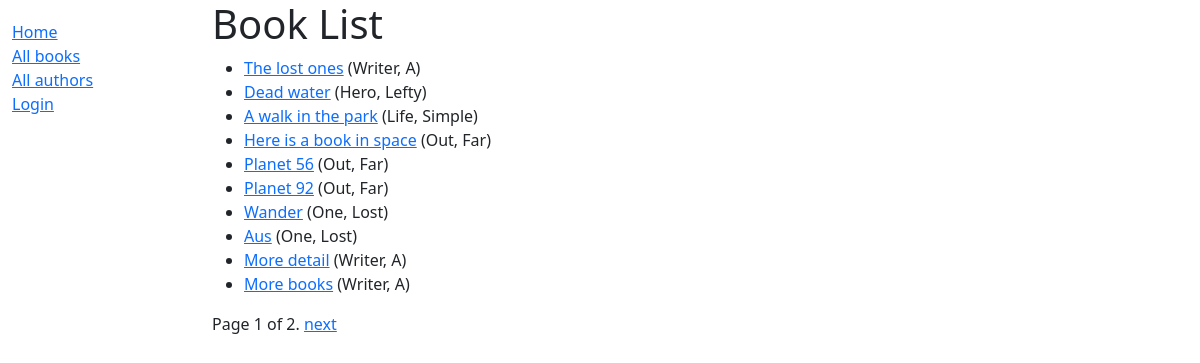
/catalog/books/, run on the app's committed database.
### catalog/models.py (models this page shows, shortened)
class Book(models.Model):
    title = models.CharField(max_length=200)
    author = models.ForeignKey('Author', on_delete=models.RESTRICT, null=True)
    language = models.ForeignKey('Language', on_delete=models.SET_NULL, null=True)
    summary = models.TextField(
        max_length=1000, help_text="Enter a brief description of the book")
    isbn = models.CharField('ISBN', max_length=13,
                            unique=True,
                            help_text='13 Character <a href="https://www.isbn-international.org/content/what-isbn'
                                      '">ISBN number</a>')
    genre = models.ManyToManyField(
        Genre, help_text="Select a genre for this book")
    def get_absolute_url(self):
        return reverse('book-detail', args=[str(self.id)])
    def display_genre(self):
        """Create a string for the Genre. This is required to display genre in Admin."""
        return ', '.join(genre.name for genre in self.genre.all()[:3])
    display_genre.short_description = 'Genre'

class Author(models.Model):
    first_name = models.CharField(max_length=100)
    last_name = models.CharField(max_length=100)
    date_of_birth = models.DateField(null=True, blank=True)
    date_of_death = models.DateField('Died', null=True, blank=True)
    class Meta:
        ordering = ['last_name', 'first_name']
    def __str__(self):
        return f'{self.last_name}, {self.first_name}'

### catalog/views.py (the view)
# urls.py: path('books/', views.BookListView.as_view(), name='books'),
class BookListView(generic.ListView):
    model = Book
    paginate_by = 10

### catalog/templates/catalog/book_list.html
{% extends "base_generic.html" %}
{% block content %}
  <h1>Book List</h1>
  {% if book_list %}
    <ul>
      {% for book in book_list %}
      <li>
        <a href="{{ book.get_absolute_url }}">{{ book.title }}</a>
        ({{book.author}})
      </li>
      {% endfor %}
    </ul>
  {% else %}
    <p>There are no books in the library.</p>
  {% endif %}
{% endblock %}

### catalog/templates/base_generic.html (shortened to what this page needs)
<!DOCTYPE html>
<html lang="en">
  <head>
    <link href="https://cdn.jsdelivr.net/npm/bootstrap@5.3.3/dist/css/bootstrap.min.css"
      rel="stylesheet"
>
    {% load static %}
    <link rel="stylesheet" href="{% static 'css/styles.css' %}" />
  </head>
  <body>
    <div class="container-fluid">
      <div class="row">
        <div class="col-sm-2">
          {% block sidebar %}
            <ul class="sidebar-nav">
              <li><a href="{% url 'index' %}">Home</a></li>
              <li><a href="{% url 'books' %}">All books</a></li>
              <li><a href="{% url 'authors' %}">All authors</a></li>
                {% if user.is_authenticated %}
                    <li>User: {{ user.get_username }}</li>
                    <li><a href="{% url 'my-borrowed' %}">My Borrowed</a></li>
                    <li>
                    <form id="logout-form" method="post" action="{% url 'logout' %}">
                        {% csrf_token %}
                        <button type="submit" class="btn btn-link">Logout</button>
                    </form>
                    </li>
                {% else %}
                    <li><a href="{% url 'login' %}?next={{ request.path }}">Login</a></li>
                {% endif %}
            </ul>
          {% endblock %}
        </div>
        <div class="col-sm-10 ">{% block content %}{% endblock %}{% block pagination %}
            {% if is_paginated %}
                <div class="pagination">
                    <span class="page-links">
                        <span class="page-current">
                            Page {{ page_obj.number }} of {{ page_obj.paginator.num_pages }}.
                        </span>
                        {% if page_obj.has_next %}
                            <a href="{{ request.path }}?page={{ page_obj.next_page_number }}">next</a>
                        {% endif %}
                    </span>
                </div>
            {% endif %}
        {% endblock %}
    </div>
      </div>
    </div>
  </body>
</html>

### catalog/static/css/styles.css (style rules this page uses)
.sidebar-nav { margin-top: 20px; padding: 0; list-style: none; }

### data on the page
Book: title "The lost ones", author "Writer, A"
Book: title "Dead water", author "Hero, Lefty"
Book: title "A walk in the park", author "Life, Simple"
Book: title "Here is a book in space", author "Out, Far"
Book: title "Planet 56", author "Out, Far"
Book: title "Planet 92", author "Out, Far"
Book: title "Wander", author "One, Lost"
Book: title "Aus", author "One, Lost"
Book: title "More detail", author "Writer, A"
Book: title "More books", author "Writer, A"

### other printed values
{{ page_obj.number }} "1"
{{ page_obj.paginator.num_pages }} "2"
